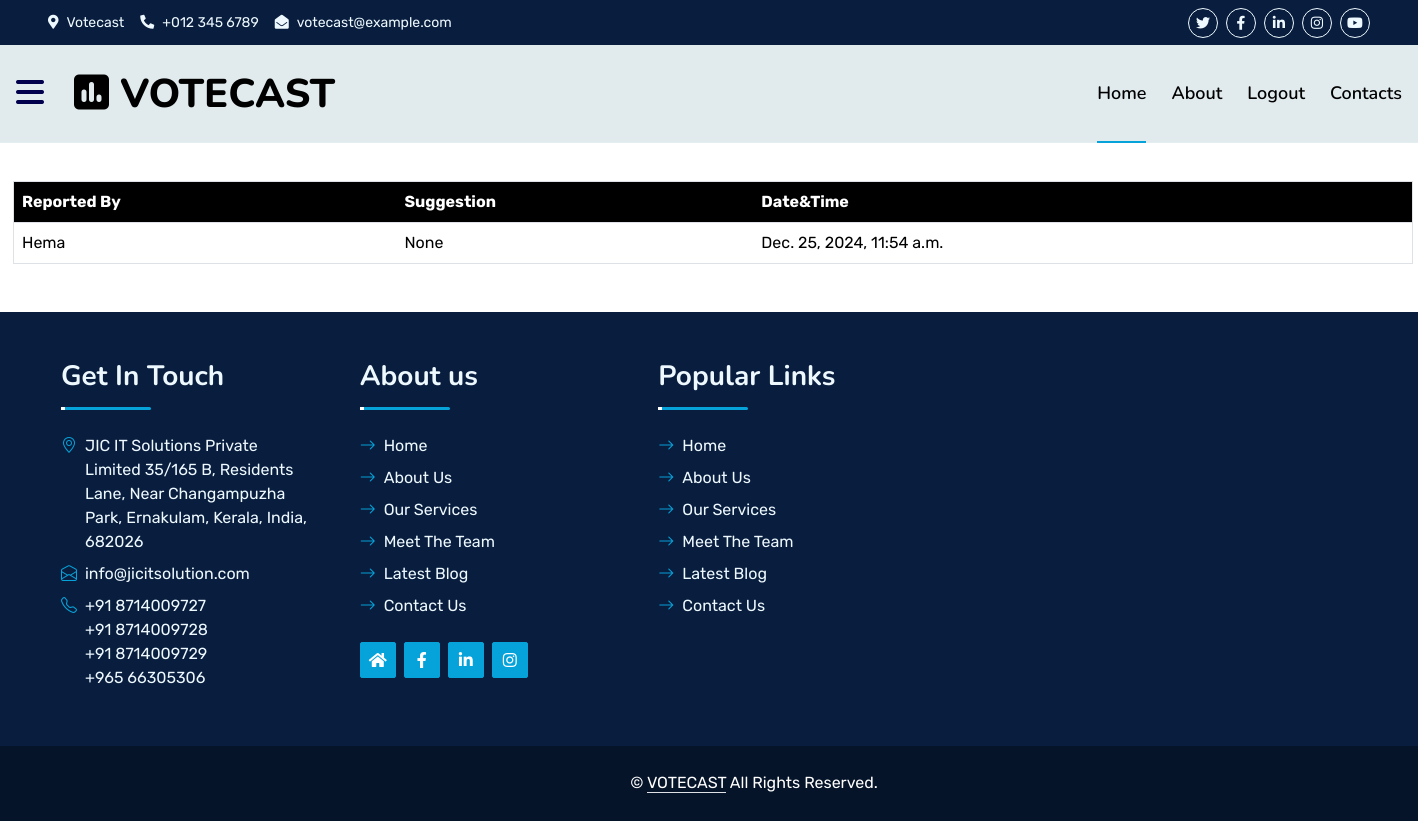
The app's page /suggestionsdisplay/ with its own data.
### electionapp/models.py (models this page shows, shortened)
class SuggestionModel(models.Model):
    username=models.CharField(max_length=200,null=True,blank=True)
    userid=models.CharField(max_length=200,null=True,blank=True)
    privilege=models.CharField(max_length=200,null=True,blank=True)
    datereceived=models.DateTimeField(null=True,blank=True)
    suggestion=models.CharField(max_length=500,null=True,blank=True)
    date=models.DateTimeField(null=True,blank=True)

### electionapp/views.py (the view)
# urls.py: path('suggestionsdisplay/',SuggestionDisplay),
def SuggestionDisplay(request):
    data = SuggestionModel.objects.all()
    return render(request, 'AdminU/suggestiondisplay.html', {'data':data})

### electionapp/templates/AdminU/suggestiondisplay.html (shortened to what this page needs)
<!DOCTYPE html>
<html lang="en">
<link href="https://cdn.jsdelivr.net/npm/bootstrap@5.0.2/dist/css/bootstrap.min.css" rel="stylesheet">
<head>
</head>
{% include 'AdminU/base.html' %}<br><br>
<body>
  <center>
<h2 align="center" style="color:black"><b>Suggestions</b></h2>
  <table class="table table-striped   ms-2  " border="1" style="width:1400px;margin-top:50px;background-color:white;color:black;">
    <tr style="color:white;background-color:black;">
      <th>Reported By</th>
      <th>Suggestion</th>
      <th>Date&Time</th>
  </tr>
  {% for i in data %}
    <tr>
      <td>{{i.username}}</td>
      <td>{{i.suggestion}}</td>
      <td>{{i.date}}</td>
        {% endfor %}
    </tr>
</table>
</center>
</body>
{% include 'footer.html' %}
</html>

### electionapp/static/css/style.css (style rules this page uses)
:root { --primary: #06A3DA; --secondary: #34AD54; --light: #EEF9FF; --dark: #091E3E; }
h1, h2, .fw-bold { font-weight: 800 !important; }

### records on screen
SuggestionModel: username "Hema", suggestion "None", date "Dec. 25, 2024, 11:54 a.m."
